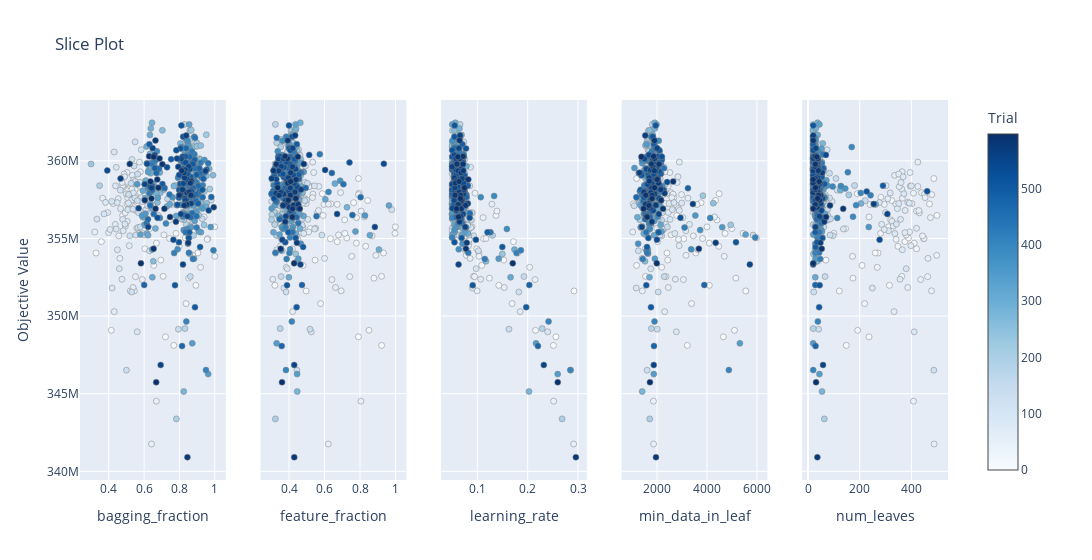

Notebook source saved alongside this figure:
### Code cell
plot_slice(study_1)

### Figure 1 — Plotly figure (JSON) as saved in the notebook; plotly's stock layout.template omitted (floating-point values rounded to 4 significant figures; data arrays with more than 128 entries replaced by an {"elided": "..."} marker saying what was removed)
{"data": [{"marker": {"color": {"elided": "598 int values"}, "colorbar": {"title": {"text": "Trial"}, "x": 1, "xpad": 40}, "colorscale": [[0, "rgb(247,251,255)"], [0.125, "rgb(222,235,247)"], [0.25, "rgb(198,219,239)"], [0.375, "rgb(158,202,225)"], [0.5, "rgb(107,174,214)"], [0.625, "rgb(66,146,198)"], [0.75, "rgb(33,113,181)"], [0.875, "rgb(8,81,156)"], [1, "rgb(8,48,107)"]], "line": {"color": "Grey", "width": 0.5}, "showscale": true}, "mode": "markers", "name": "Feasible Trial", "showlegend": false, "type": "scatter", "x": {"elided": "598 float values"}, "xaxis": "x", "y": {"elided": "598 int values"}, "yaxis": "y"}, {"marker": {"color": {"elided": "598 int values"}, "colorbar": {"title": {"text": "Trial"}, "x": 1, "xpad": 40}, "colorscale": [[0, "rgb(247,251,255)"], [0.125, "rgb(222,235,247)"], [0.25, "rgb(198,219,239)"], [0.375, "rgb(158,202,225)"], [0.5, "rgb(107,174,214)"], [0.625, "rgb(66,146,198)"], [0.75, "rgb(33,113,181)"], [0.875, "rgb(8,81,156)"], [1, "rgb(8,48,107)"]], "line": {"color": "Grey", "width": 0.5}, "showscale": false}, "mode": "markers", "name": "Feasible Trial", "showlegend": false, "type": "scatter", "x": {"elided": "598 float values"}, "xaxis": "x2", "y": {"elided": "598 int values"}, "yaxis": "y2"}, {"marker": {"color": {"elided": "598 int values"}, "colorbar": {"title": {"text": "Trial"}, "x": 1, "xpad": 40}, "colorscale": [[0, "rgb(247,251,255)"], [0.125, "rgb(222,235,247)"], [0.25, "rgb(198,219,239)"], [0.375, "rgb(158,202,225)"], [0.5, "rgb(107,174,214)"], [0.625, "rgb(66,146,198)"], [0.75, "rgb(33,113,181)"], [0.875, "rgb(8,81,156)"], [1, "rgb(8,48,107)"]], "line": {"color": "Grey", "width": 0.5}, "showscale": false}, "mode": "markers", "name": "Feasible Trial", "showlegend": false, "type": "scatter", "x": {"elided": "598 float values"}, "xaxis": "x3", "y": {"elided": "598 int values"}, "yaxis": "y3"}, {"marker": {"color": {"elided": "598 int values"}, "colorbar": {"title": {"text": "Trial"}, "x": 1, "xpad": 40}, "colorscale": [[0, "rgb(247,251,255)"], [0.125, "rgb(222,235,247)"], [0.25, "rgb(198,219,239)"], [0.375, "rgb(158,202,225)"], [0.5, "rgb(107,174,214)"], [0.625, "rgb(66,146,198)"], [0.75, "rgb(33,113,181)"], [0.875, "rgb(8,81,156)"], [1, "rgb(8,48,107)"]], "line": {"color": "Grey", "width": 0.5}, "showscale": false}, "mode": "markers", "name": "Feasible Trial", "showlegend": false, "type": "scatter", "x": {"elided": "598 int values"}, "xaxis": "x4", "y": {"elided": "598 int values"}, "yaxis": "y4"}, {"marker": {"color": {"elided": "598 int values"}, "colorbar": {"title": {"text": "Trial"}, "x": 1, "xpad": 40}, "colorscale": [[0, "rgb(247,251,255)"], [0.125, "rgb(222,235,247)"], [0.25, "rgb(198,219,239)"], [0.375, "rgb(158,202,225)"], [0.5, "rgb(107,174,214)"], [0.625, "rgb(66,146,198)"], [0.75, "rgb(33,113,181)"], [0.875, "rgb(8,81,156)"], [1, "rgb(8,48,107)"]], "line": {"color": "Grey", "width": 0.5}, "showscale": false}, "mode": "markers", "name": "Feasible Trial", "showlegend": false, "type": "scatter", "x": {"elided": "598 int values"}, "xaxis": "x5", "y": {"elided": "598 int values"}, "yaxis": "y5"}], "layout": {"title": {"text": "Slice Plot"}, "width": 1500, "xaxis": {"anchor": "y", "domain": [0, 0.168], "title": {"text": "bagging_fraction"}}, "xaxis2": {"anchor": "y2", "domain": [0.208, 0.376], "title": {"text": "feature_fraction"}}, "xaxis3": {"anchor": "y3", "domain": [0.416, 0.584], "title": {"text": "learning_rate"}}, "xaxis4": {"anchor": "y4", "domain": [0.624, 0.792], "title": {"text": "min_data_in_leaf"}}, "xaxis5": {"anchor": "y5", "domain": [0.832, 1], "title": {"text": "num_leaves"}}, "yaxis": {"anchor": "x", "domain": [0, 1], "title": {"text": "Objective Value"}}, "yaxis2": {"anchor": "x2", "domain": [0, 1], "matches": "y", "showticklabels": false}, "yaxis3": {"anchor": "x3", "domain": [0, 1], "matches": "y", "showticklabels": false}, "yaxis4": {"anchor": "x4", "domain": [0, 1], "matches": "y", "showticklabels": false}, "yaxis5": {"anchor": "x5", "domain": [0, 1], "matches": "y", "showticklabels": false}}}
